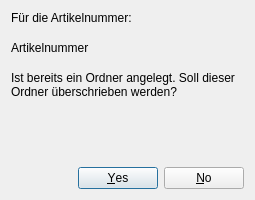
<?xml version="1.0" encoding="UTF-8"?>
<ui version="4.0">
 <class>Dialog</class>
 <widget class="QDialog" name="Dialog">
  <property name="geometry">
   <rect>
    <x>0</x>
    <y>0</y>
    <width>255</width>
    <height>200</height>
   </rect>
  </property>
  <property name="windowTitle">
   <string>Bereits Vergeben</string>
  </property>
  <property name="accessibleName">
   <string/>
  </property>
  <layout class="QVBoxLayout" name="verticalLayout">
   <item>
    <widget class="QLabel" name="label">
     <property name="text">
      <string>Für die Artikelnummer:</string>
     </property>
     <property name="wordWrap">
      <bool>true</bool>
     </property>
    </widget>
   </item>
   <item>
    <spacer name="verticalSpacer">
     <property name="orientation">
      <enum>Qt::Orientation::Vertical</enum>
     </property>
     <property name="sizeType">
      <enum>QSizePolicy::Policy::Fixed</enum>
     </property>
     <property name="sizeHint" stdset="0">
      <size>
       <width>20</width>
       <height>10</height>
      </size>
     </property>
    </spacer>
   </item>
   <item>
    <widget class="QLabel" name="label_article_number">
     <property name="text">
      <string>Artikelnummer</string>
     </property>
    </widget>
   </item>
   <item>
    <spacer name="verticalSpacer_3">
     <property name="orientation">
      <enum>Qt::Orientation::Vertical</enum>
     </property>
     <property name="sizeType">
      <enum>QSizePolicy::Policy::Fixed</enum>
     </property>
     <property name="sizeHint" stdset="0">
      <size>
       <width>20</width>
       <height>10</height>
      </size>
     </property>
    </spacer>
   </item>
   <item>
    <widget class="QLabel" name="label_2">
     <property name="text">
      <string>Ist bereits ein Ordner angelegt. Soll dieser Ordner überschrieben werden?</string>
     </property>
     <property name="wordWrap">
      <bool>true</bool>
     </property>
    </widget>
   </item>
   <item>
    <spacer name="verticalSpacer_2">
     <property name="orientation">
      <enum>Qt::Orientation::Vertical</enum>
     </property>
     <property name="sizeHint" stdset="0">
      <size>
       <width>20</width>
       <height>40</height>
      </size>
     </property>
    </spacer>
   </item>
   <item>
    <widget class="QDialogButtonBox" name="buttonBox">
     <property name="orientation">
      <enum>Qt::Orientation::Horizontal</enum>
     </property>
     <property name="standardButtons">
      <set>QDialogButtonBox::StandardButton::No|QDialogButtonBox::StandardButton::Yes</set>
     </property>
    </widget>
   </item>
  </layout>
 </widget>
 <resources/>
 <connections>
  <connection>
   <sender>buttonBox</sender>
   <signal>rejected()</signal>
   <receiver>Dialog</receiver>
   <slot>reject()</slot>
   <hints>
    <hint type="sourcelabel">
     <x>245</x>
     <y>165</y>
    </hint>
    <hint type="destinationlabel">
     <x>254</x>
     <y>199</y>
    </hint>
   </hints>
  </connection>
  <connection>
   <sender>buttonBox</sender>
   <signal>accepted()</signal>
   <receiver>Dialog</receiver>
   <slot>accept()</slot>
   <hints>
    <hint type="sourcelabel">
     <x>245</x>
     <y>165</y>
    </hint>
    <hint type="destinationlabel">
     <x>157</x>
     <y>199</y>
    </hint>
   </hints>
  </connection>
 </connections>
</ui>
